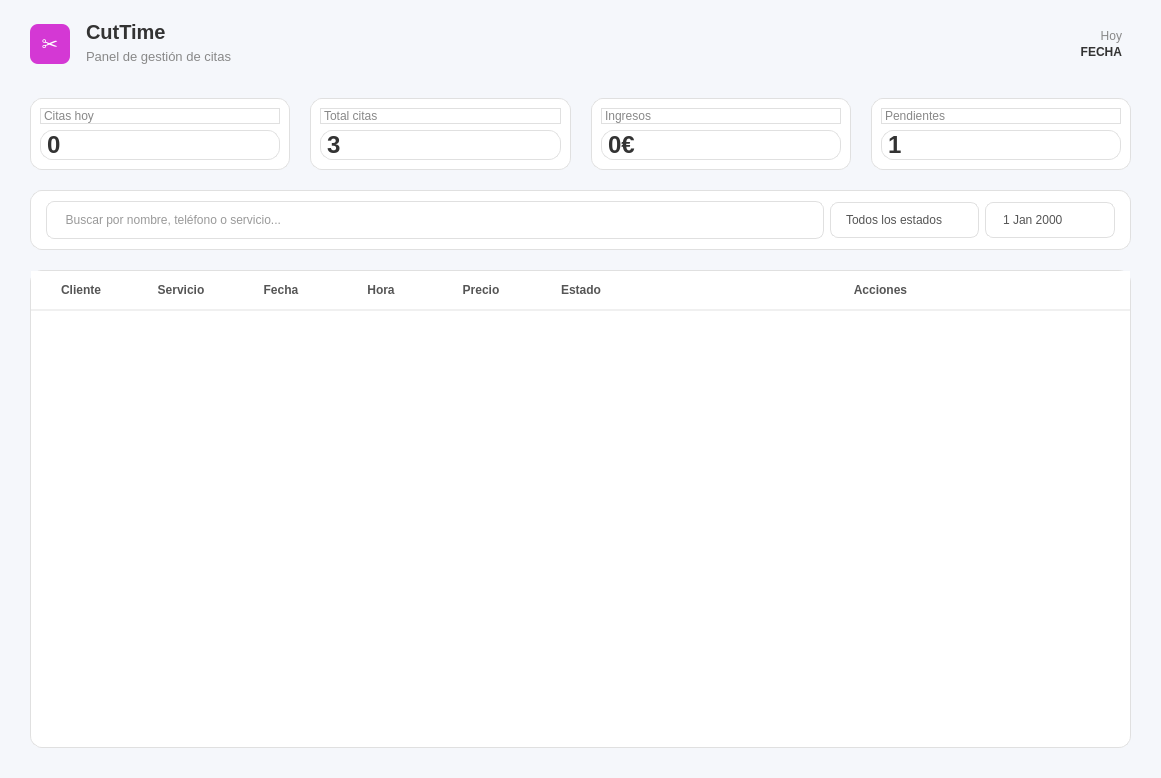
<?xml version="1.0" encoding="UTF-8"?>
<ui version="4.0">
 <class>MainWindow</class>
 <widget class="QMainWindow" name="MainWindow">
  <property name="geometry">
   <rect>
    <x>0</x>
    <y>0</y>
    <width>1161</width>
    <height>778</height>
   </rect>
  </property>
  <property name="windowTitle">
   <string>CutTime Dashboard</string>
  </property>
  <property name="styleSheet">
   <string notr="true">QMainWindow {
	background-color: #f5f7fb;
}
QWidget {
	font-family: &quot;Segoe UI&quot;, Roboto, Helvetica, Arial, sans-serif;
	color: #333333;
}
QLineEdit {
	background-color: white;
	border: 1px solid #e0e0e0;
	border-radius: 8px;
	padding: 10px;
	color: #333;
}
QComboBox {
	background-color: white;
	border: 1px solid #e0e0e0;
	border-radius: 8px;
	padding: 8px 15px;
	color: #555;
}
QDateEdit {
	background-color: white;
	border: 1px solid #e0e0e0;
	border-radius: 8px;
	padding: 8px 15px;
	color: #555;
}
QComboBox::drop-down {
	border: none;
}
QTableWidget {
	background-color: white;
	border: 1px solid #e0e0e0;
	border-radius: 12px;
	gridline-color: transparent;
	outline: none;
}
QHeaderView::section {
	background-color: white;
	padding: 10px;
	border: none;
	border-bottom: 2px solid #f0f0f0;
	font-weight: bold;
	color: #555;
}
QTableWidget::item {
	padding: 10px;
	border-bottom: 1px solid #f5f7fb;
}
</string>
  </property>
  <widget class="QWidget" name="centralwidget">
   <layout class="QVBoxLayout" name="verticalLayout_Main">
    <property name="spacing">
     <number>20</number>
    </property>
    <property name="leftMargin">
     <number>30</number>
    </property>
    <property name="topMargin">
     <number>20</number>
    </property>
    <property name="rightMargin">
     <number>30</number>
    </property>
    <property name="bottomMargin">
     <number>30</number>
    </property>
    <item>
     <widget class="QWidget" name="headerContainer" native="true">
      <layout class="QHBoxLayout" name="horizontalLayout_Header">
       <property name="leftMargin">
        <number>0</number>
       </property>
       <property name="topMargin">
        <number>0</number>
       </property>
       <property name="rightMargin">
        <number>0</number>
       </property>
       <property name="bottomMargin">
        <number>10</number>
       </property>
       <item>
        <widget class="QLabel" name="logo">
         <property name="minimumSize">
          <size>
           <width>40</width>
           <height>40</height>
          </size>
         </property>
         <property name="maximumSize">
          <size>
           <width>40</width>
           <height>40</height>
          </size>
         </property>
         <property name="styleSheet">
          <string notr="true">background-color: #d438d4; border-radius: 8px; color: white; font-size: 20px; font-weight: bold;</string>
         </property>
         <property name="text">
          <string>✂</string>
         </property>
         <property name="alignment">
          <set>Qt::AlignmentFlag::AlignCenter</set>
         </property>
        </widget>
       </item>
       <item>
        <widget class="QWidget" name="titleWidget" native="true">
         <layout class="QVBoxLayout" name="verticalLayout_Title">
          <property name="spacing">
           <number>0</number>
          </property>
          <property name="leftMargin">
           <number>10</number>
          </property>
          <property name="topMargin">
           <number>0</number>
          </property>
          <property name="rightMargin">
           <number>0</number>
          </property>
          <property name="bottomMargin">
           <number>0</number>
          </property>
          <item>
           <widget class="QLabel" name="lblAppName">
            <property name="styleSheet">
             <string notr="true">font-size: 20px; font-weight: bold;</string>
            </property>
            <property name="text">
             <string>CutTime</string>
            </property>
           </widget>
          </item>
          <item>
           <widget class="QLabel" name="lblAppSub">
            <property name="styleSheet">
             <string notr="true">color: #888; font-size: 13px;</string>
            </property>
            <property name="text">
             <string>Panel de gestión de citas</string>
            </property>
           </widget>
          </item>
         </layout>
        </widget>
       </item>
       <item>
        <spacer name="horizontalSpacer">
         <property name="orientation">
          <enum>Qt::Orientation::Horizontal</enum>
         </property>
         <property name="sizeHint" stdset="0">
          <size>
           <width>40</width>
           <height>20</height>
          </size>
         </property>
        </spacer>
       </item>
       <item>
        <widget class="QWidget" name="dateWidget" native="true">
         <layout class="QVBoxLayout" name="verticalLayout_Date">
          <property name="spacing">
           <number>2</number>
          </property>
          <item>
           <widget class="QLabel" name="lblToday">
            <property name="styleSheet">
             <string notr="true">color: #888;</string>
            </property>
            <property name="text">
             <string>Hoy</string>
            </property>
            <property name="alignment">
             <set>Qt::AlignmentFlag::AlignRight|Qt::AlignmentFlag::AlignTrailing|Qt::AlignmentFlag::AlignVCenter</set>
            </property>
           </widget>
          </item>
          <item>
           <widget class="QLabel" name="lblFullDate">
            <property name="styleSheet">
             <string notr="true">font-weight: bold;</string>
            </property>
            <property name="text">
             <string>FECHA</string>
            </property>
            <property name="alignment">
             <set>Qt::AlignmentFlag::AlignRight|Qt::AlignmentFlag::AlignTrailing|Qt::AlignmentFlag::AlignVCenter</set>
            </property>
           </widget>
          </item>
         </layout>
        </widget>
       </item>
      </layout>
     </widget>
    </item>
    <item>
     <widget class="QWidget" name="cardsContainer" native="true">
      <layout class="QHBoxLayout" name="horizontalLayout_Cards">
       <property name="spacing">
        <number>20</number>
       </property>
       <property name="leftMargin">
        <number>0</number>
       </property>
       <property name="topMargin">
        <number>0</number>
       </property>
       <property name="rightMargin">
        <number>0</number>
       </property>
       <property name="bottomMargin">
        <number>0</number>
       </property>
       <item>
        <widget class="QFrame" name="card1">
         <property name="styleSheet">
          <string notr="true">background-color: white; border-radius: 12px; border: 1px solid #e0e0e0;</string>
         </property>
         <property name="frameShape">
          <enum>QFrame::Shape::StyledPanel</enum>
         </property>
         <property name="frameShadow">
          <enum>QFrame::Shadow::Raised</enum>
         </property>
         <layout class="QVBoxLayout" name="vl_c1">
          <item>
           <widget class="QLabel" name="lblTitleAppointments">
            <property name="styleSheet">
             <string notr="true">color: #888;</string>
            </property>
            <property name="text">
             <string>Citas hoy</string>
            </property>
           </widget>
          </item>
          <item>
           <widget class="QLabel" name="lblValAppointments">
            <property name="styleSheet">
             <string notr="true">font-size: 24px; font-weight: bold;</string>
            </property>
            <property name="text">
             <string>0</string>
            </property>
           </widget>
          </item>
         </layout>
        </widget>
       </item>
       <item>
        <widget class="QFrame" name="card2">
         <property name="styleSheet">
          <string notr="true">background-color: white; border-radius: 12px; border: 1px solid #e0e0e0;</string>
         </property>
         <property name="frameShape">
          <enum>QFrame::Shape::StyledPanel</enum>
         </property>
         <layout class="QVBoxLayout" name="vl_c2">
          <item>
           <widget class="QLabel" name="lblTitle2">
            <property name="styleSheet">
             <string notr="true">color: #888;</string>
            </property>
            <property name="text">
             <string>Total citas</string>
            </property>
           </widget>
          </item>
          <item>
           <widget class="QLabel" name="lblVal2">
            <property name="styleSheet">
             <string notr="true">font-size: 24px; font-weight: bold;</string>
            </property>
            <property name="text">
             <string>3</string>
            </property>
           </widget>
          </item>
         </layout>
        </widget>
       </item>
       <item>
        <widget class="QFrame" name="card3">
         <property name="styleSheet">
          <string notr="true">background-color: white; border-radius: 12px; border: 1px solid #e0e0e0;</string>
         </property>
         <property name="frameShape">
          <enum>QFrame::Shape::StyledPanel</enum>
         </property>
         <layout class="QVBoxLayout" name="vl_c3">
          <item>
           <widget class="QLabel" name="lblTitleEarnings">
            <property name="styleSheet">
             <string notr="true">color: #888;</string>
            </property>
            <property name="text">
             <string>Ingresos</string>
            </property>
           </widget>
          </item>
          <item>
           <widget class="QLabel" name="lblValEarnings">
            <property name="styleSheet">
             <string notr="true">font-size: 24px; font-weight: bold;</string>
            </property>
            <property name="text">
             <string>0€</string>
            </property>
           </widget>
          </item>
         </layout>
        </widget>
       </item>
       <item>
        <widget class="QFrame" name="card4">
         <property name="styleSheet">
          <string notr="true">background-color: white; border-radius: 12px; border: 1px solid #e0e0e0;</string>
         </property>
         <property name="frameShape">
          <enum>QFrame::Shape::StyledPanel</enum>
         </property>
         <layout class="QVBoxLayout" name="vl_c4">
          <item>
           <widget class="QLabel" name="lblTitlePending">
            <property name="styleSheet">
             <string notr="true">color: #888;</string>
            </property>
            <property name="text">
             <string>Pendientes</string>
            </property>
           </widget>
          </item>
          <item>
           <widget class="QLabel" name="lblValPending">
            <property name="styleSheet">
             <string notr="true">font-size: 24px; font-weight: bold;</string>
            </property>
            <property name="text">
             <string>1</string>
            </property>
           </widget>
          </item>
         </layout>
        </widget>
       </item>
      </layout>
     </widget>
    </item>
    <item>
     <widget class="QFrame" name="filterFrame">
      <property name="styleSheet">
       <string notr="true">QFrame#filterFrame { background-color: white; border-radius: 12px; border: 1px solid #e0e0e0; }</string>
      </property>
      <property name="frameShape">
       <enum>QFrame::Shape::StyledPanel</enum>
      </property>
      <property name="frameShadow">
       <enum>QFrame::Shadow::Raised</enum>
      </property>
      <layout class="QHBoxLayout" name="horizontalLayout_Filters">
       <property name="leftMargin">
        <number>15</number>
       </property>
       <property name="topMargin">
        <number>10</number>
       </property>
       <property name="rightMargin">
        <number>15</number>
       </property>
       <property name="bottomMargin">
        <number>10</number>
       </property>
       <item>
        <widget class="QLineEdit" name="searchEdit">
         <property name="placeholderText">
          <string>  Buscar por nombre, teléfono o servicio...</string>
         </property>
        </widget>
       </item>
       <item>
        <widget class="QComboBox" name="comboStatus">
         <property name="minimumSize">
          <size>
           <width>143</width>
           <height>36</height>
          </size>
         </property>
         <property name="mouseTracking">
          <bool>false</bool>
         </property>
         <item>
          <property name="text">
           <string>Todos los estados</string>
          </property>
         </item>
         <item>
          <property name="text">
           <string>Confirmada</string>
          </property>
         </item>
         <item>
          <property name="text">
           <string>Pendiente</string>
          </property>
         </item>
        </widget>
       </item>
       <item>
        <widget class="QDateEdit" name="dateEdit">
         <property name="sizePolicy">
          <sizepolicy hsizetype="Preferred" vsizetype="Fixed">
           <horstretch>0</horstretch>
           <verstretch>0</verstretch>
          </sizepolicy>
         </property>
         <property name="minimumSize">
          <size>
           <width>130</width>
           <height>36</height>
          </size>
         </property>
         <property name="alignment">
          <set>Qt::AlignmentFlag::AlignJustify|Qt::AlignmentFlag::AlignVCenter</set>
         </property>
         <property name="buttonSymbols">
          <enum>QAbstractSpinBox::ButtonSymbols::NoButtons</enum>
         </property>
        </widget>
       </item>
      </layout>
     </widget>
    </item>
    <item>
     <widget class="QTableWidget" name="tableAppointments">
      <property name="focusPolicy">
       <enum>Qt::FocusPolicy::NoFocus</enum>
      </property>
      <property name="showGrid">
       <bool>false</bool>
      </property>
      <property name="sortingEnabled">
       <bool>true</bool>
      </property>
      <attribute name="horizontalHeaderStretchLastSection">
       <bool>true</bool>
      </attribute>
      <attribute name="verticalHeaderVisible">
       <bool>false</bool>
      </attribute>
      <column>
       <property name="text">
        <string>Cliente</string>
       </property>
      </column>
      <column>
       <property name="text">
        <string>Servicio</string>
       </property>
      </column>
      <column>
       <property name="text">
        <string>Fecha</string>
       </property>
      </column>
      <column>
       <property name="text">
        <string>Hora</string>
       </property>
      </column>
      <column>
       <property name="text">
        <string>Precio</string>
       </property>
      </column>
      <column>
       <property name="text">
        <string>Estado</string>
       </property>
      </column>
      <column>
       <property name="text">
        <string>Acciones</string>
       </property>
      </column>
     </widget>
    </item>
   </layout>
  </widget>
 </widget>
 <resources/>
 <connections/>
</ui>
